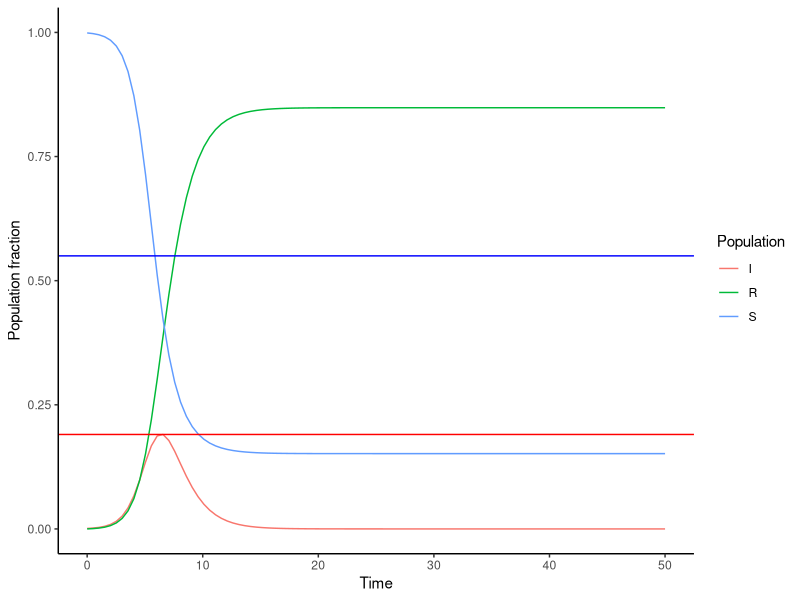
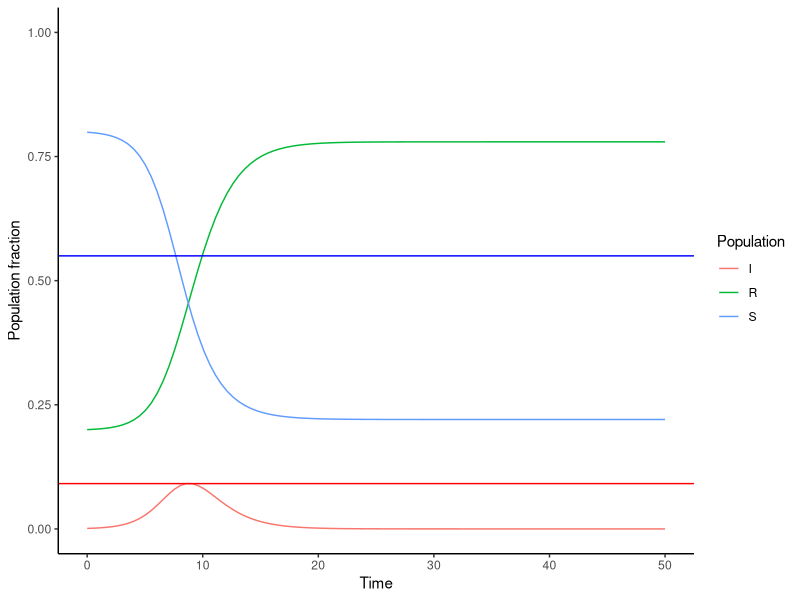
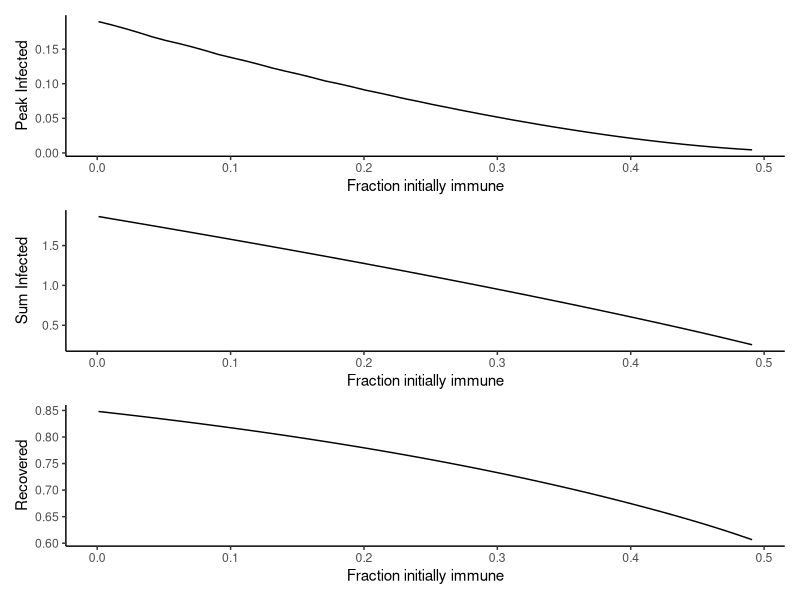
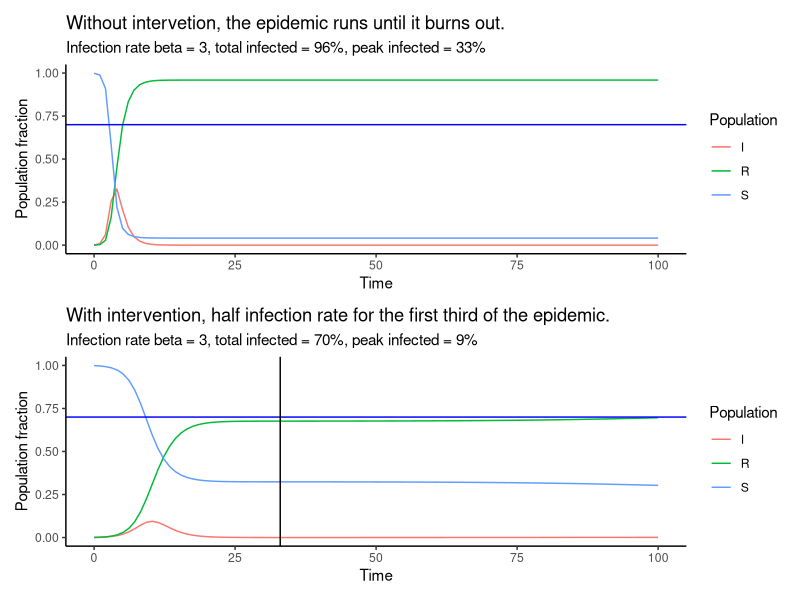
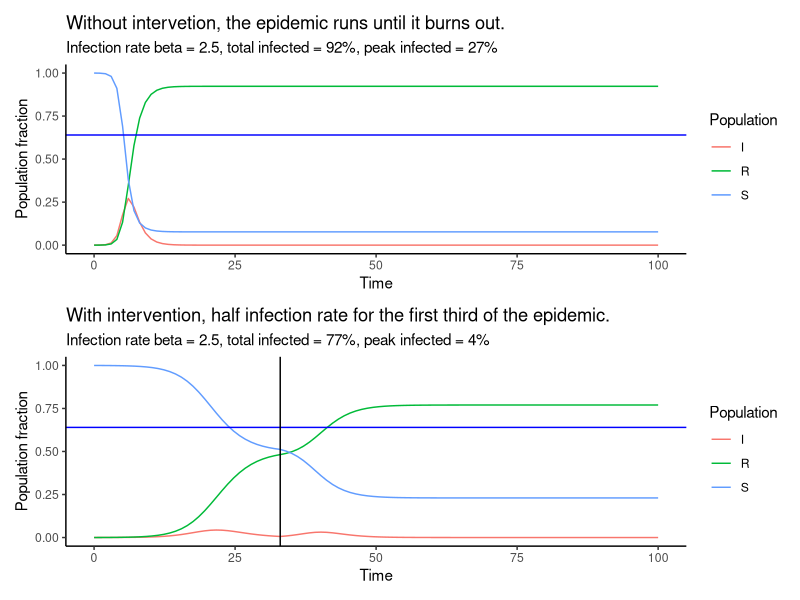
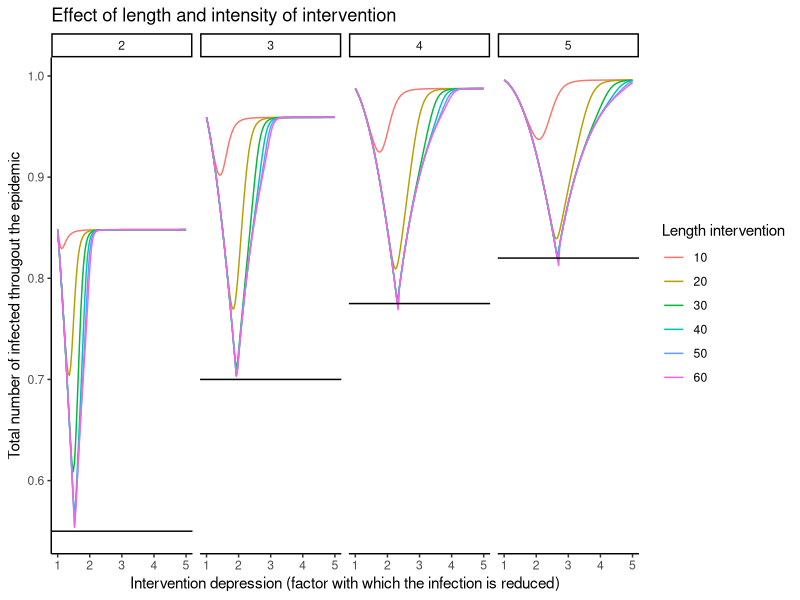

These charts were generated, in order, by the following R code:
## ---- chunk 1
library(tidyverse)
library(deSolve)
library(patchwork)
## ---- chunk 2
changes <- function(t, x, params) {
  S = x[1] ; I = x[2] ; R = x[3]
  beta = params["beta"]
  gamma = params["gamma"]
  N = params["N"]
  dS = - beta * I * S / N
  dI = beta * I * S / N - gamma * I
  dR = gamma * I
  list(c(dS, dI, dR))
}
## ---- chunk 3
N <- 1000
params <- c(beta = 2, gamma = 0.9, N = N)
start <- c(N - 1, 1, 0)
times <- seq(0, 50, length.out = 100)
res <- ode(
  y = start, times = times,
  func = changes, parms = params
)

R0 <- params["beta"] / params["gamma"]
herd_immunity = 1 - 1/R0
res <- as_tibble(res)
names(res) <- c("Time", "S", "I", "R")
res %>% 
  gather(Population, Numbers, -Time) %>%
  ggplot(aes(x = Time, y = Numbers / N, color = Population)) +
  geom_line() +
  geom_hline(yintercept = max(res$I) / N, color = 'red') +
  geom_hline(yintercept = herd_immunity, color = 'blue') +
  theme_classic() +
  ylab("Population fraction") + ylim(0, 1)

## ---- chunk 4
initial_immune <- 200
start <- c(N - initial_immune - 1, 1, initial_immune)
times <- seq(0, 50, length.out = 100)
res <- ode(
  y = start, times = times,
  func = changes, parms = params
)

R0 <- params["beta"] / params["gamma"]
herd_immunity = 1 - 1/R0
res <- as_tibble(res)
names(res) <- c("Time", "S", "I", "R")
res %>% 
  gather(Population, Numbers, -Time) %>%
  ggplot(aes(x = Time, y = Numbers / N, color = Population)) +
  geom_line() +
  geom_hline(yintercept = max(res$I) / N, color = 'red') +
  geom_hline(yintercept = herd_immunity, color = 'blue') +
  theme_classic() +
  ylab("Population fraction") + ylim(0, 1)
## ---- chunk 5
initial_immune <- seq(1, 500, by = 10)
max_infect <- c()
sum_infect <- c()
recovered <- c()
for (init_im in initial_immune) {
  start <- c(N - init_im - 1, 1, init_im)
  res <- ode(
    y = start, times = times,
    func = changes, parms = params
  )
  res <- as_tibble(res)
  names(res) <- c("Time", "S", "I", "R")
  max_infect[length(max_infect) + 1] <- max(res$I)
  sum_infect[length(sum_infect) + 1] <- sum(res$I)
  recovered[length(recovered) + 1] <- max(res$R)
}
total_infections <- tibble(`Initial Immune` = initial_immune / N, 
                           `Max Infected` = max_infect / N,
                           `Sum Infected` = sum_infect / N,
                           `Recovered` = recovered / N)

peak_inf <- total_infections %>% ggplot(aes(x = `Initial Immune`, y = `Max Infected`)) +
  geom_line() +
  theme_classic() +
  xlab("Fraction initially immune") + ylab("Peak Infected")

sum_inf <- total_infections %>% ggplot(aes(x = `Initial Immune`, y = `Sum Infected`)) +
  geom_line() +
  theme_classic() +
  xlab("Fraction initially immune") + ylab("Sum Infected")

max_rec <- total_infections %>% ggplot(aes(x = `Initial Immune`, y = `Recovered`)) +
  geom_line() +
  theme_classic() +
  xlab("Fraction initially immune") + ylab("Recovered")

peak_inf / sum_inf / max_rec
## ---- chunk 6
N <- 1000
beta <- 3

start <- c(N - 1, 1, 0)
times <- seq(0, 100, length.out = 100)
params <- c(beta = beta, gamma = 0.9, N = N)
res <- ode(
  y = start, times = times,
  func = changes, parms = params
)

R0 <- beta / params["gamma"]
herd_immunity = 1 - 1/R0
res <- as_tibble(res)
names(res) <- c("Time", "S", "I", "R")
no_intervention <- res %>% 
  gather(Population, Numbers, -Time) %>%
  ggplot(aes(x = Time, y = Numbers / N, color = Population)) +
  geom_line() +
  #geom_hline(yintercept = max(res$I) / N, color = 'red') +
  geom_hline(yintercept = herd_immunity, color = 'blue') +
  theme_classic() +
  ggtitle("Without intervetion, the epidemic runs until it burns out.", 
          subtitle = paste0("Infection rate beta = ", beta, ", ",
                            "total infected = ", 100 * round(max(res$R) / N, 2), "%, ",
                            "peak infected = ", 100 * round(max(res$I) / N, 2), "%")) +
  ylab("Population fraction") + ylim(0, 1)

start <- c(N - 1, 1, 0)
times <- seq(0, 33, length.out = 33)
params <- c(beta = beta / 2, gamma = 0.9, N = N)
res1 <- ode(
  y = start, times = times,
  func = changes, parms = params
)

start <- res1[33,2:4]
times <- seq(33, 100, length.out = 66)
params <- c(beta = beta, gamma = 0.9, N = N)
res2 <- ode(
  y = start, times = times,
  func = changes, parms = params
)

res <- rbind(res1, res2)
R0 <- beta / params["gamma"]
herd_immunity = 1 - 1/R0
res <- as_tibble(res)
names(res) <- c("Time", "S", "I", "R")
with_intervention <- res %>% 
  gather(Population, Numbers, -Time) %>%
  ggplot(aes(x = Time, y = Numbers / N, color = Population)) +
  geom_line() +
  #geom_hline(yintercept = max(res$I) / N, color = 'red') +
  geom_hline(yintercept = herd_immunity, color = 'blue') +
  geom_vline(xintercept = 33, show.legend = TRUE) +
  theme_classic() +
  ggtitle("With intervention, half infection rate for the first third of the epidemic.", 
          subtitle = paste0("Infection rate beta = ", beta, ", ",
                            "total infected = ", 100 * round(max(res$R) / N, 2), "%, ",
                            "peak infected = ", 100 * round(max(res$I) / N, 2), "%")) +
  ylab("Population fraction") + ylim(0, 1)


no_intervention / with_intervention
## ---- chunk 7
N <- 10000
beta <- 2.5

start <- c(N - 1, 1, 0)
times <- seq(0, 100, length.out = 100)
params <- c(beta = beta, gamma = 0.9, N = N)
res <- ode(
  y = start, times = times,
  func = changes, parms = params
)

R0 <- beta / params["gamma"]
herd_immunity = 1 - 1/R0
res <- as_tibble(res)
names(res) <- c("Time", "S", "I", "R")
no_intervention <- res %>% 
  gather(Population, Numbers, -Time) %>%
  ggplot(aes(x = Time, y = Numbers / N, color = Population)) +
  geom_line() +
  geom_hline(yintercept = herd_immunity, color = 'blue') +
  theme_classic() +
  ggtitle("Without intervetion, the epidemic runs until it burns out.", 
          subtitle = paste0("Infection rate beta = ", beta, ", ",
                            "total infected = ", 100 * round(max(res$R) / N, 2), "%, ",
                            "peak infected = ", 100 * round(max(res$I) / N, 2), "%")) +
  ylab("Population fraction") + ylim(0, 1)

start <- c(N - 1, 1, 0)
times <- seq(0, 33, length.out = 33)
params <- c(beta = beta / 2, gamma = 0.9, N = N)
res1 <- ode(
  y = start, times = times,
  func = changes, parms = params
)

start <- res1[33,2:4]
times <- seq(33, 100, length.out = 66)
params <- c(beta = beta, gamma = 0.9, N = N)
res2 <- ode(
  y = start, times = times,
  func = changes, parms = params
)

res <- rbind(res1, res2)
R0 <- beta / params["gamma"]
herd_immunity = 1 - 1/R0
res <- as_tibble(res)
names(res) <- c("Time", "S", "I", "R")
with_intervention <- res %>% 
  gather(Population, Numbers, -Time) %>%
  ggplot(aes(x = Time, y = Numbers / N, color = Population)) +
  geom_line() +
  #geom_hline(yintercept = max(res$I) / N, color = 'red') +
  geom_hline(yintercept = herd_immunity, color = 'blue') +
  geom_vline(xintercept = 33, show.legend = TRUE) +
  theme_classic() +
  ggtitle("With intervention, half infection rate for the first third of the epidemic.", 
          subtitle = paste0("Infection rate beta = ", beta, ", ",
                            "total infected = ", 100 * round(max(res$R) / N, 2), "%, ",
                            "peak infected = ", 100 * round(max(res$I) / N, 2), "%")) +
  ylab("Population fraction") + ylim(0, 1)


no_intervention / with_intervention
## ---- chunk 8
N <- 10000
intervention_results <- function(beta, intervention_time, depression) {
  params["beta"] <- beta
  intervention_beta <- beta/depression
  
  start <- c(N - 1, 1, 0)
  max_time <- 500 # very high because I want to make sure we get to the limit...
  times <- seq(0, intervention_time, length.out = intervention_time)
  params <- c(beta = intervention_beta, gamma = 0.9, N = N)
  res1 <- ode(
    y = start, times = times,
    func = changes, parms = params
  )

  start <- res1[intervention_time,2:4]
  times <- seq(intervention_time, max_time, length.out = max_time - intervention_time)
  params <- c(beta = beta, gamma = 0.9, N = N)
  res2 <- ode(
    y = start, times = times,
    func = changes, parms = params
  )

  res <- rbind(res1, res2)
  R0 <- beta / params["gamma"]
  herd_immunity = 1 - 1/R0
  res <- as_tibble(res)
  names(res) <- c("Time", "S", "I", "R")

  c(beta = beta, 
    `Intervention Time` = intervention_time,
    `Intervention Depression` = depression,
    `Total Infected` = max(res$R) / N, 
    `Peak Infected` = max(res$I) / N,
    R0 = beta / 0.9)
}



depressions <- seq(1, 5, length.out = 100)
betas <- 2:5
lengths <- c(10, 20, 30, 40, 50, 60)
parameters <- crossing(depressions = depressions,
                       betas = betas,
                       lengths = lengths)

tbl <- Vectorize(intervention_results)(parameters$betas, parameters$lengths, parameters$depressions)
tbl <- as_tibble(t(tbl))
## ---- chunk 9
tbl %>% mutate(`Intervention Time` = as_factor(`Intervention Time`)) %>%
  ggplot(aes(x = `Intervention Depression`, y = `Total Infected`, color = `Intervention Time`)) +
  facet_grid(~beta) +
  geom_line() +
  geom_hline(aes(yintercept = 1 - 1/R0)) +
  ggtitle("Effect of length and intensity of intervention") +
  xlab("Intervention depression (factor with which the infection is reduced)") +
  ylab("Total number of infected througout the epidemic") +
  scale_colour_discrete(name = "Length intervention") +
  theme_classic()
